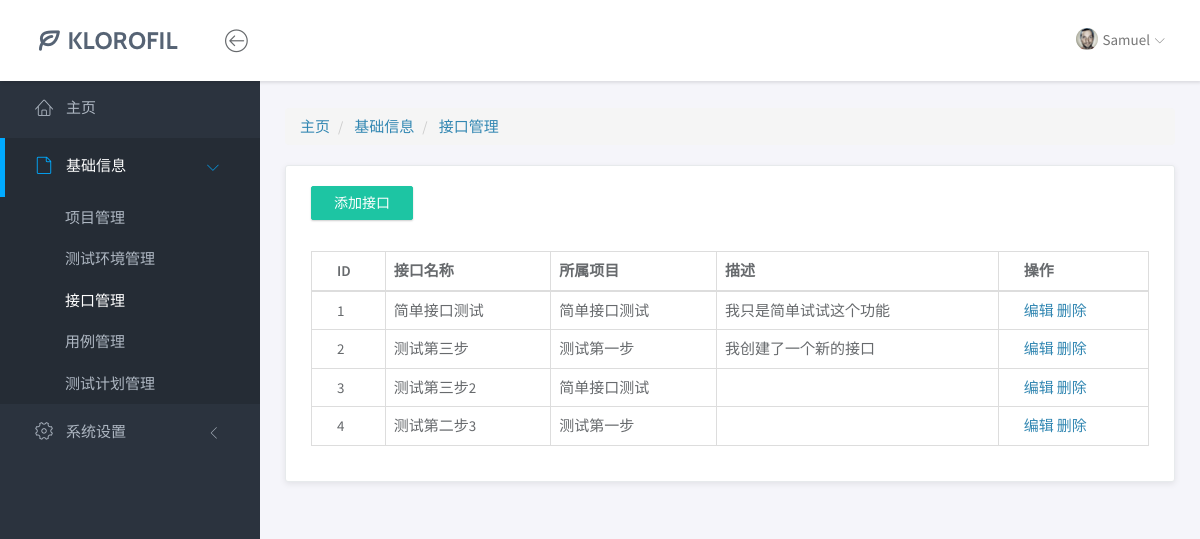
Page /base/interface/ on the earlier database version.
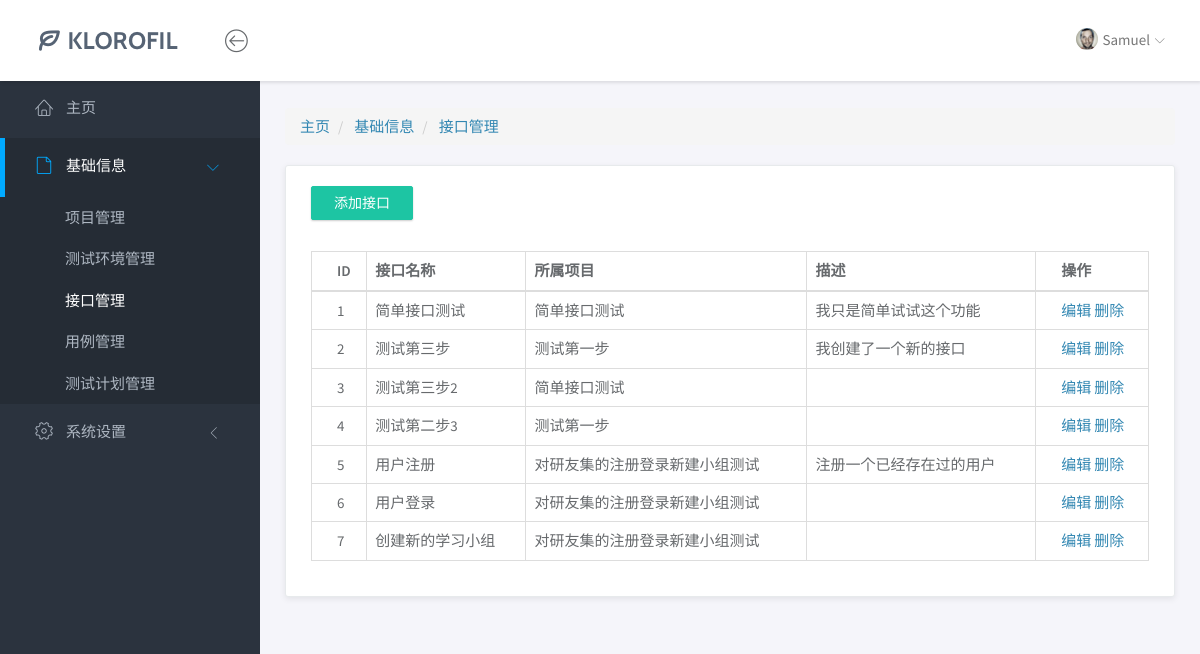
Same page on the later database version.
### base/models.py (models this page shows, shortened)
class Interface(models.Model):
    if_id = models.AutoField(primary_key=True, null=False)    # 接口ID
    if_name = models.CharField(max_length=50)                 # 接口名称
    url = models.CharField(max_length=50)                     # 接口路径
    method = models.CharField(max_length=4)                   # 请求方法（GET/POST等）
    data_type = models.CharField(max_length=4)                # 数据类型（如JSON/XML）
    project = models.ForeignKey('Project', on_delete=models.CASCADE)  # 所属项目（外键）
    is_sign = models.IntegerField()                           # 是否需要签名（0/1标识）
    description = models.CharField(max_length=100)           # 接口描述
    request_header_param = models.TextField()                 # 请求头参数（JSON格式）
    request_body_param = models.TextField()                   # 请求体参数（JSON格式）
    response_header_param = models.TextField()                # 响应头示例（JSON格式）
    response_body_param = models.TextField()                  # 响应体示例（JSON格式)

class Project(models.Model):
    prj_id = models.AutoField(primary_key=True, null=False)   # 项目ID
    prj_name = models.CharField(max_length=50)                # 项目名称
    sign = models.ForeignKey('Sign', on_delete=models.CASCADE)  # 关联的签名信息（外键）
    description = models.CharField(max_length=100)           # 项目描述
    def __str__(self):
        return self.prj_name

### base/views/interface_views.py (the view)
# urls.py: path('interface/', interface_index),
def interface_index(request):
    if_list = Interface.objects.all()
    return render(request, "base/interface/index.html", {"if_list": if_list})

### templates/base/interface/index.html
{% extends "../../base.html" %}
{% block crumbs %}
<div class="row">
    <div class="col-md-12">
        <ol class="breadcrumb">
            <li>
                <a href="/yqjr/index">主页</a>
            </li>
            <li class="active">
                <a class="this">基础信息</a>
            </li>
            <li class="active">
                <a class="this-page">接口管理</a>
            </li>
        </ol>
    </div>
</div>
{% endblock %}
{% block body %}
<div class="row">
    <div class="col-md-12">
        <div class="panel">
            <div class="panel-heading">
                <a href="/base/interface_add/" class="btn btn-primary">添加接口</a>
            </div>
            <div class="panel-body">
                <table class="table table-bordered">
                    <thead>
                    <tr>
                        <th>ID</th>
                        <th>接口名称</th>
                        <th>所属项目</th>
                        <th>描述</th>
                        <th>操作</th>
                    </tr>
                    </thead>
                    <tbody>
                    {% for if in if_list %}
                    <tr>
                        <td>{{ if.if_id }}</td>
                        <td>{{ if.if_name }}</td>
                        <td>{{ if.project }}</td>
                        <td>{{ if.description }}</td>
                        <td>
                            <a href="" class="layui-btn layui-btn-xs" lay-event="edit">编辑</a>
                            <a href="" class="layui-btn layui-btn-danger layui-btn-xs" lay-event="del">删除</a>
                        </td>
                    </tr>
                    {% endfor %}
                    </tbody>
                </table>
            </div>
        </div>
    </div>
</div>
{% endblock %}

Differences in the rows shown:
added Interface: if_id "5", if_name "用户注册", project "对研友集的注册登录新建小组测试", description "注册一个已经存在过的用户"
added Interface: if_id "6", if_name "用户登录", project "对研友集的注册登录新建小组测试"
added Interface: if_id "7", if_name "创建新的学习小组", project "对研友集的注册登录新建小组测试"
